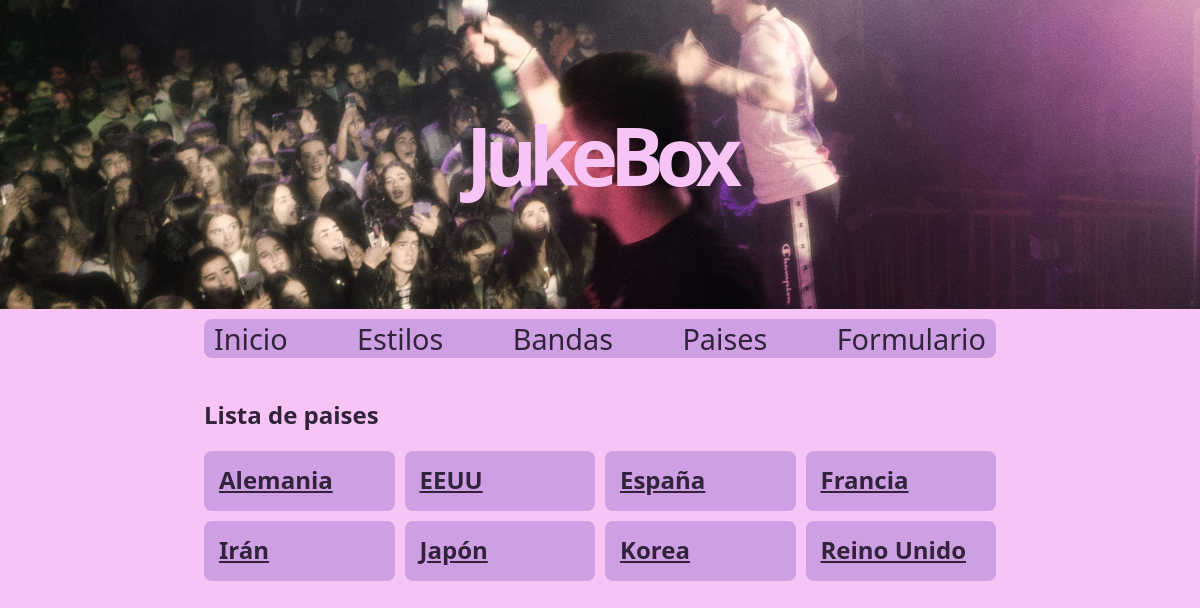
The page /paises on the database its author committed.
### appJukeBox/models.py (models this page shows, shortened)
class Pais(models.Model):
    nombre = models.CharField(max_length=50)

### appJukeBox/views.py (the view)
# urls.py: path('paises', views.index_paises, name="paises"),
def index_paises(request):
	paises = get_list_or_404(Pais.objects.order_by('nombre'))
	context = {'paises': paises}
	return render(request, 'paises.html', context)

### appJukeBox/templates/paises.html (shortened to what this page needs)
{% extends "base.html" %}
{% block contenido %}
    <h2>Lista de paises</h2>
    <section class="container">
        {% if paises %}
            {% for p in paises %}
            <div class="card">
                <div class="card-content">
                    <h2>
                        <a href="/paises/{{ p.id }}">{{ p.nombre}}</a>
                    </h2>
                </div>
            </div>
            {% endfor %}
        {% else %}
            <p>No hay paises añadidos.</p>
        {% endif %}
    </section>
{% endblock %}

### appJukeBox/static/css/estilos.css (style rules this page uses)
body { font-family: system-ui; padding: 0px; margin: 0px; border: 0px; background-color: rgb(248, 196, 245); color: rgb(48, 35, 58); }
a { color: rgb(48, 35, 58); }
.container { display: grid; grid-template-columns: repeat(auto-fill, minmax(180px, 1fr)); gap: 10px; padding: 0px; margin: 0px; justify-content: center; }
.card { background-color: rgb(207, 159, 228); border-radius: 8px; }
.card-content { margin-bottom: 15px; }
.card h2 { margin-left: 15px; margin-bottom: 0px; margin-top: 12px; }

### rows shown on the page
Pais: nombre "Alemania"
Pais: nombre "EEUU"
Pais: nombre "España"
Pais: nombre "Francia"
Pais: nombre "Irán"
Pais: nombre "Japón"
Pais: nombre "Korea"
Pais: nombre "Reino Unido"
